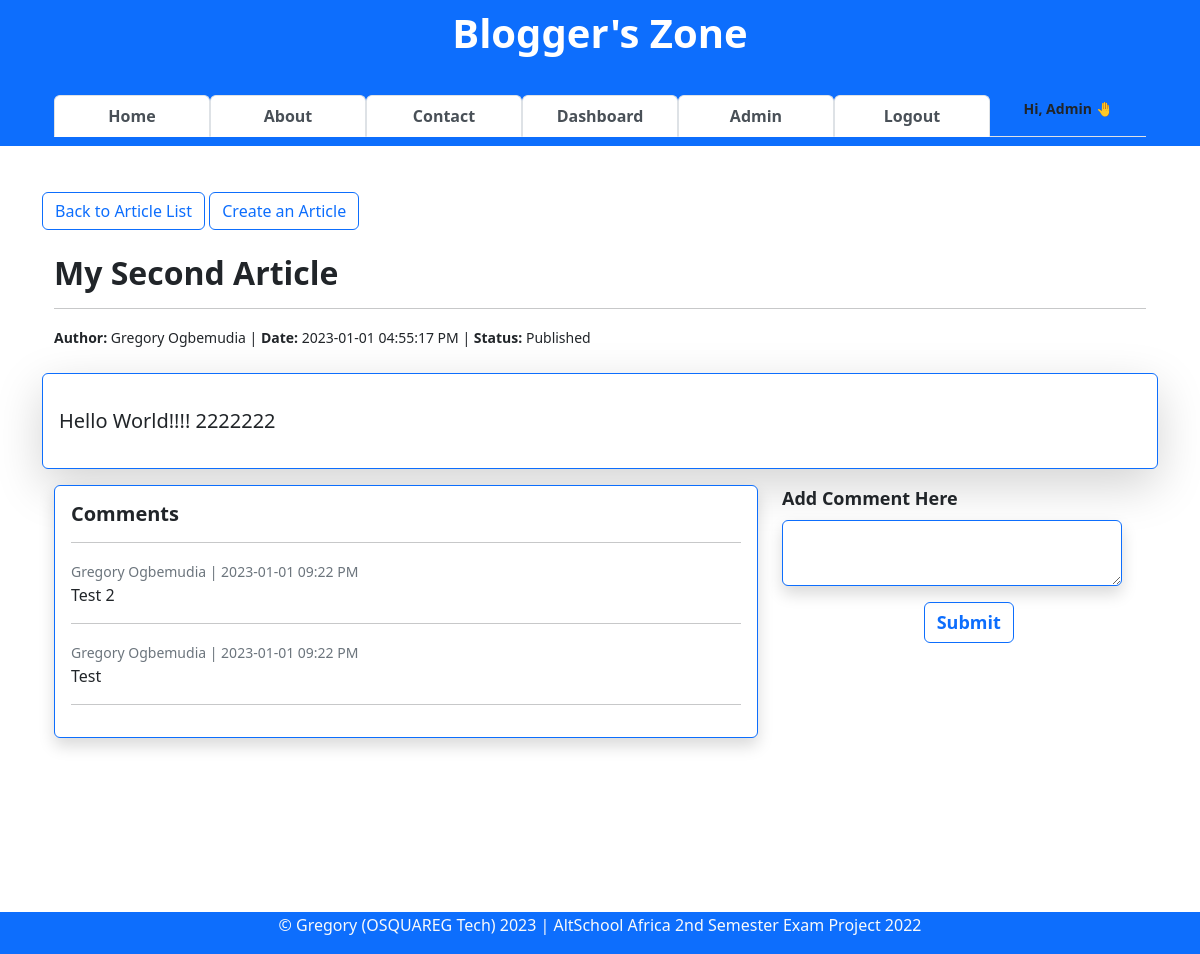
The app's page /article/view/2 (signed in) with its own data.
### app/models.py (models this page shows, shortened)
class User(db.Model, UserMixin):
    __tablename__ = "users"
    id = db.Column(db.Integer, primary_key=True)
    firstname = db.Column(db.String(255), nullable=False)
    lastname = db.Column(db.String(255), nullable=False)
    username = db.Column(db.String(25), nullable=False, unique=True)
    email = db.Column(db.Text(150), nullable=False, unique=True)
    password_hash = db.Column(db.Text(255), nullable=False, unique=True)
    about_author = db.Column(db.Text(), nullable=True)
    date_joined = db.Column(db.DateTime, default=datetime.utcnow)
    is_active = db.Column(db.Boolean, default=True)
    is_admin = db.Column(db.Boolean, default=False)
    articles = db.relationship("Article", backref="author")
    comments = db.relationship("Comment", backref="commenter")
    article_likes = db.relationship("ArticleLike", backref="art_liker")
    comment_likes = db.relationship("CommentLike", backref="com_liker")

class Article(db.Model):
    __tablename__ = "articles"
    id = db.Column(db.Integer, primary_key=True)
    title = db.Column(db.String(255), nullable=False)
    content = db.Column(db.Text, nullable=False)
    date_posted = db.Column(db.DateTime, default=datetime.utcnow)
    slug = db.Column(db.String(20))
    is_draft = db.Column(db.Boolean, default=False, nullable=False)
    last_updated_on = db.Column(db.DateTime, default=datetime.utcnow)
    author_id = db.Column(db.Integer, db.ForeignKey("users.id"))
    comments = db.relationship("Comment", backref="articles")
    likes = db.relationship("ArticleLike", backref="articles")

class Comment(db.Model):
    __tablename__ = "comments"
    id = db.Column(db.Integer, primary_key=True)
    comment = db.Column(db.Text(), nullable=False)
    date_added = db.Column(db.DateTime, default=datetime.utcnow)
    edited = db.Column(db.Boolean, default=False)
    user_id = db.Column(db.Integer, db.ForeignKey("users.id"))
    article_id = db.Column(db.Integer, db.ForeignKey("articles.id"))
    likes = db.relationship("CommentLike", backref="comments")

### app/article/article.py (the view)
@blueprint.route("/article/view/<int:id>", methods=["GET", "POST"])
def view_article(id):
    article = Article.query.get_or_404(id)
    form = CommentForm()
    comments = Comment.query.filter(Comment.article_id == article.id).order_by(Comment.date_added.desc()).all
    comment_counts = db.session.query(Article.id.label("article_id"), func.count(Comment.comment).label("count")). \
        outerjoin(Comment, Comment.article_id == Article.id). \
        group_by(Article.id).all()
    check_user = User.query.get_or_404(current_user.id)
    if not article.is_draft:
        context = {
            "article": article,
            "form": form,
            "comments": comments,
            "comment_counts": comment_counts,
            "check_user": check_user
            }
        return render_template("view-article.html", **context)
    else:
        return redirect(url_for("user.dashboard"))

### app/webforms.py
class CommentForm(FlaskForm):
    comment = TextAreaField(
        label="Add Comment Here", validators=[InputRequired()], widget=TextArea()
    )
    submit = SubmitField(label="Submit")

### app/main.py (called while the page is built)
@login_man.user_loader
def user_loader(id):
    return User.query.get(int(id))

### app/article/templates/view-article.html (shortened to what this page needs)
{% extends 'base.html' %}
{% block content %}
<a href="/#jump-to-articles-list" class="btn btn-outline-primary border border-primary">Back to Article List</a>
{% if current_user.is_authenticated %}
<a href="{{ url_for('article.create_article') }}" class="btn btn-outline-primary border border-primary">Create an
    Article</a>
{% endif %}
<br><br>
<div class="container">
    <h2 style="font-weight:bold">{{ article.title }}</h2>
    <hr>
    <small><strong>Author:</strong> {{ article.author.firstname }} {{ article.author.lastname }}
        | <strong>Date:</strong> {{ article.date_posted.strftime('%Y-%m-%d %I:%M:%S %p') }}
        | <strong>Status:</strong>
        {% if article.is_draft %}
        Saved as Draft
        {% else %}
        Published
        {% endif %}
    </small>
</div>
<br>
<div class="shadow-lg p-3 mb-3 bg-body rounded border border-primary">
    <div class="fs-5">
        <p>{{ article.content | safe }}</p>
    </div>
</div>
<section class="comment-section container row">
    <div class="col-8">
        <div class="card col-auto shadow border border-primary">
            <div class="card-body">
                <h5 class="card-title"><b>Comments</b></h5>
                <hr>
                        {% for comment in comments() %}
                        <small class="card-subtitle mb-2 text-muted fs-7">
                            {{ comment.commenter.firstname }} {{ comment.commenter.lastname }}
                            | {{ comment.date_added.strftime('%Y-%m-%d %I:%M %p') }}
                        </small>
                        <p class="card-text">{{ comment.comment }}</p>
                        <hr>
                        {% endfor %}
            </div>
        </div>
        <br>
    </div>
    {% if current_user.is_authenticated %}
    <div class="col-4">
        <form action="{{ url_for('article.add_comment', id=article.id) }}" method="POST">
            <div class="col-md-12 mb-3 mx-auto">
                {{ form.comment.label (class="form-label text-center", style="font-weight:bold; font-size:18px") }}
                {{ form.comment (class="form-control shadow p-2 bg-body rounded border border-primary") }}
            </div>
            <div class="col-md-2 mx-auto">
                {{ form.submit(class="btn btn btn-outline-primary border border-primary" , style="font-weight:bold; font-size:18px") }}
            </div>
        </form>
    </div>
    {% endif %}
</section>
{% endblock content %}

### app/templates/base.html (shortened to what this page needs)
<!DOCTYPE html>
<html lang="en">
<head>
    <link rel="stylesheet" href="{{url_for('static',filename='style.css')}}">
    <link href="https://cdn.jsdelivr.net/npm/bootstrap@5.2.2/dist/css/bootstrap.min.css" rel="stylesheet">
    <link rel="stylesheet" href="{{url_for('static', filename='content-styles.css')}}" type="text/css">
</head>
<body onload="openPage('Published', this, 'rgb(0, 89, 250)', 'white')">
    <nav class="navbar navbar-light fixed-top text-lg-center bg-primary border border-primary" style="background-color: #e3f2fd;">
        <div class="container container-sm">
            <div class="container">
                <a class="navbar-brand" href="{{url_for('general.index')}}">
                    <h1 class="text-white"><b>Blogger's Zone</b></h1>
                </a>
            </div>
            <div class="container">
                <ul class="nav navbar-dark nav-tabs nav-justified">
                    <li class="nav-item">
                        <a class="nav-link active " href="{{url_for('general.index')}}"><b>Home</b></a>
                    </li>
                    <li class="nav-item">
                        <a class="nav-link active" href="{{ url_for('general.about') }}"><b>About</b></a>
                    </li>
                    <li class="nav-item">
                        <a class="nav-link active" href="{{ url_for('general.message') }}"><b>Contact</b></a>
                    </li>
                    {% if current_user.is_authenticated %}
                    <li class="nav-item">
                        <a class="nav-link active" href="{{url_for('user.dashboard')}}"><b>Dashboard</b></a>
                    </li>
                    {% if check_user.is_admin %}
                    <li class="nav-item">
                        <a class="nav-link active" href="{{url_for('admin.admin')}}"><b>Admin</b></a>
                    </li>
                    {% endif %}
                    <li class="nav-item">
                        <a class="nav-link active" href="{{ url_for('auth.logout') }}"><b>Logout</b></a>
                    </li>
                    <li class="nav-item">
                        <small class="align-bottom"><b class="text-end">Hi, {{current_user.firstname}} 🤚</b></small>
                    </li>
                    {% endif %}
                </ul>
            </div>
        </div>
    </nav>
    <main>
        <div><br><br><br><br><br><br><br><br></div>
        <div class="container container-sm container-fluid">
            {% block content %}
            {% endblock content %}
        </div>
        <div><br><br><br><br><br><br><br><br></div>
    </main>
    <div class="text-md-center text-muted bg-primary border border-primary fixed-bottom">
        <footer>
            <p class="text-light">
                &copy Gregory (OSQUAREG Tech)
                <script>document.write(new Date().getFullYear())</script> | AltSchool Africa 2nd Semester Exam Project
                2022
            </p>
        </footer>
    </div>
</body>
</html>

### app/static/style.css (style rules this page uses)
a { text-decoration: none; }

### app/static/content-styles.css (style rules this page uses)
:root { --ck-color-image-caption-background: hsl(0, 0%, 97%); --ck-color-image-caption-text: hsl(0, 0%, 20%); --ck-color-mention-background: hsla(341, 100%, 30%, 0.1); --ck-color-mention-text: hsl(341, 100%, 30%); --ck-color-table-caption-background: hsl(0, 0%, 97%); --ck-color-table-caption-text: hsl(0, 0%, 20%); --ck-highlight-marker-blue: hsl(201, 97%, 72%); --ck-highlight-marker-green: hsl(120, 93%, 68%); --ck-highlight-marker-pink: hsl(345, 96%, 73%); --ck-highlight-marker-yellow: hsl(60, 97%, 73%); --ck-highlight-pen-green: hsl(112, 100%, 27%); --ck-highlight-pen-red: hsl(0, 85%, 49%); --ck-image-style-spacing: 1.5em; --ck-inline-image-style-spacing: calc(var(--ck-image-style-spacing) / 2); --ck-todo-list-checkmark-size: 16px; }

### records on screen
User: firstname "Admin"
Article: title "My Second Article", date_posted "2023-01-01 04:55:17 PM", content "Hello World!!!! 2222222"
User: author.firstname "Gregory", author.lastname "Ogbemudia"
Comment: commenter.firstname "Gregory", commenter.lastname "Ogbemudia", date_added "2023-01-01 09:22 PM", comment "Test 2"
Comment: commenter.firstname "Gregory", commenter.lastname "Ogbemudia", date_added "2023-01-01 09:22 PM", comment "Test"
